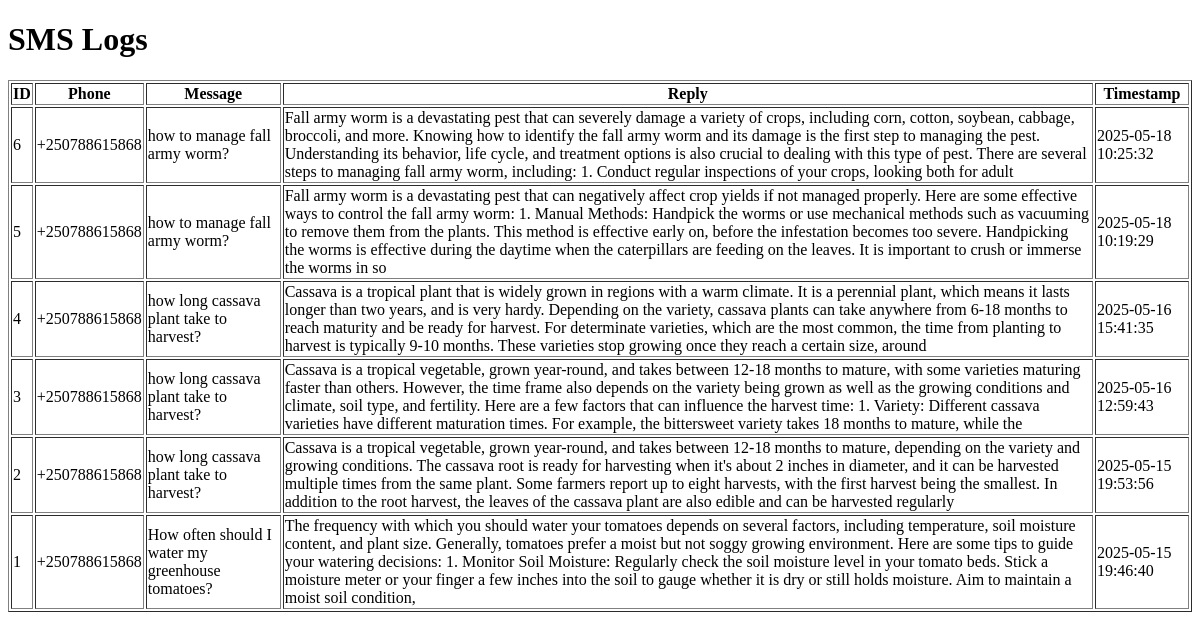
Page /dashboard on the earlier database version.
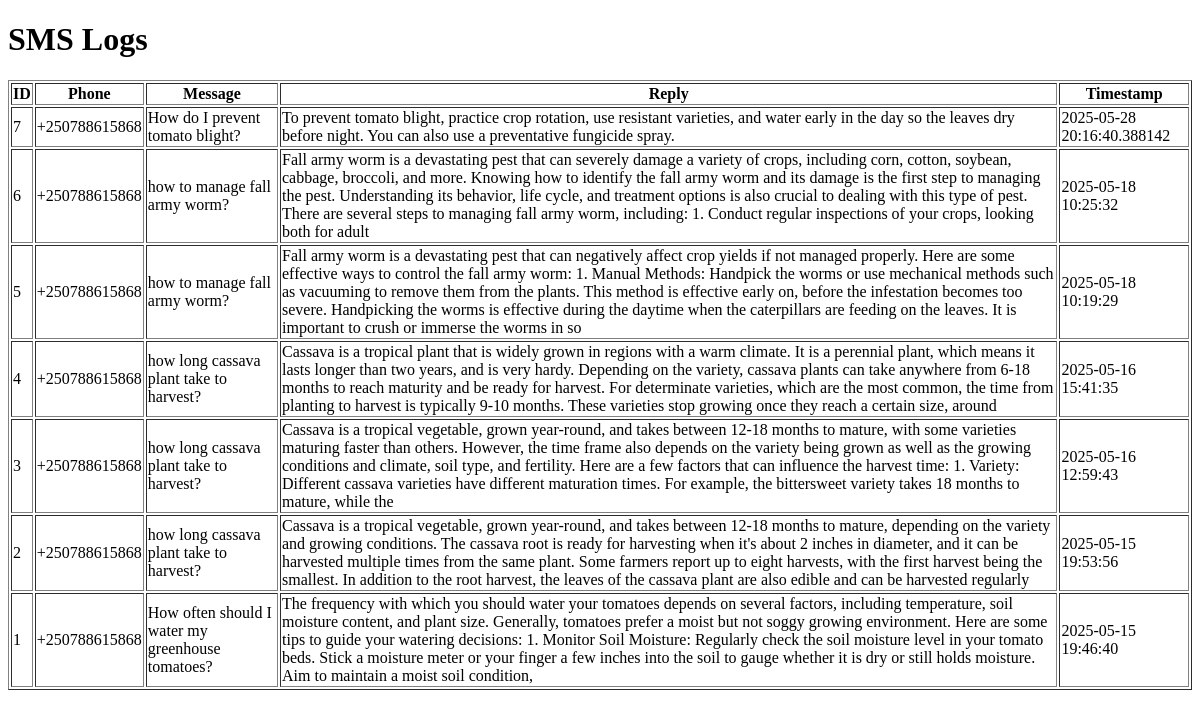
Same page on the later database version.
### tables this page shows
CREATE TABLE messages (
            id INTEGER PRIMARY KEY AUTOINCREMENT,
            phone TEXT NOT NULL,
            text TEXT NOT NULL,
            reply TEXT NOT NULL,
            timestamp DATETIME DEFAULT CURRENT_TIMESTAMP
        );

### app.py (the view)
@app.route("/dashboard")
def dashboard():
    try:
        conn = sqlite3.connect("messages.db")
        conn.row_factory = sqlite3.Row
        cur = conn.cursor()
        cur.execute("SELECT * FROM messages ORDER BY timestamp DESC")
        rows = cur.fetchall()
        conn.close()
        return render_template("dashboard.html", messages=rows)
    except Exception as e:
        return f"Database error: {e}", 500

### templates/dashboard.html (shortened to what this page needs)
<!DOCTYPE html>
<html>
<head>
</head>
<body>
    <h1>SMS Logs</h1>
    <table border="1">
        <tr>
            <th>ID</th>
            <th>Phone</th>
            <th>Message</th>
            <th>Reply</th>
            <th>Timestamp</th>
        </tr>
        {% for msg in messages %}
        <tr>
            <td>{{ msg["id"] }}</td>
            <td>{{ msg["phone"] }}</td>
            <td>{{ msg["text"] }}</td>
            <td>{{ msg["reply"] }}</td>
            <td>{{ msg["timestamp"] }}</td>
        </tr>
        {% endfor %}
    </table>
</body>
</html>

Differences in the rows shown:
added messages: id "7", phone "+250788615868", text "How do I prevent tomato blight?", reply "To prevent tomato blight, practice crop rotation, use resistant varieties, and water early in the day so the leaves dry before night. You can also use a preventative fungicide spray.", timestamp "2025-05-28 20:16:40.388142"
